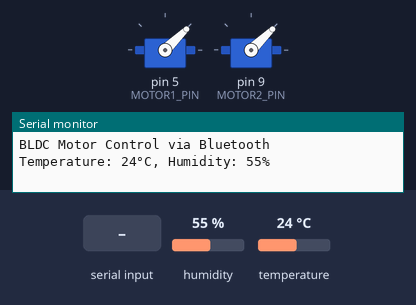
The sketch below on a simulated Arduino Uno, built with avr-gcc and run on an emulated ATmega328P. Parts: 2 × servo, the last lines printed to the serial monitor. The inputs (shaded band) are chosen by the test bench; at power-on: humidity 55 %, temperature 24 °C.

Above: at 1.2 s.
1.3 s: "left\n" received over Serial
At 4.4 s:
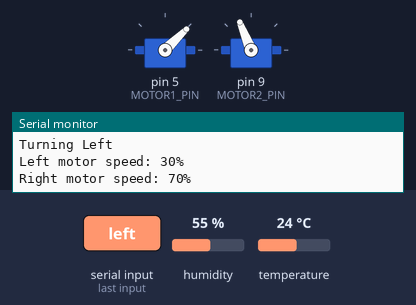
7.2 s: "right\n" received over Serial
At 10.6 s:
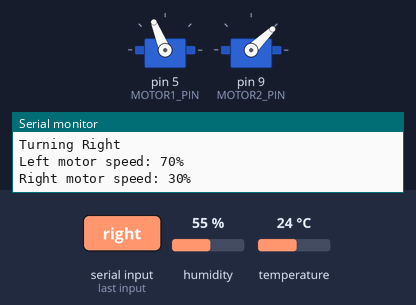
12.9 s: "90\n" received over Serial
At 14.4 s:
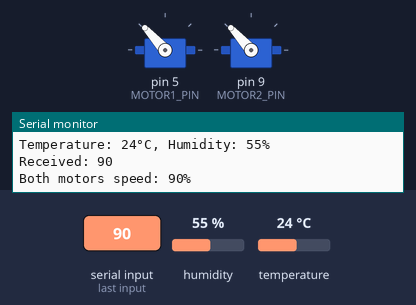
15.5 s: "L90\n" received over Serial
At 17.7 s:
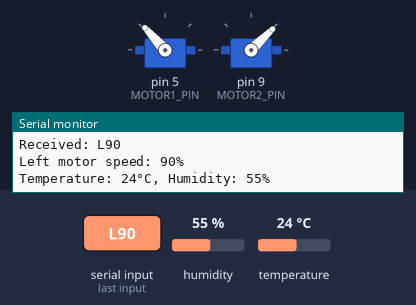
18.1 s: "R90\n" received over Serial
At 19.8 s:
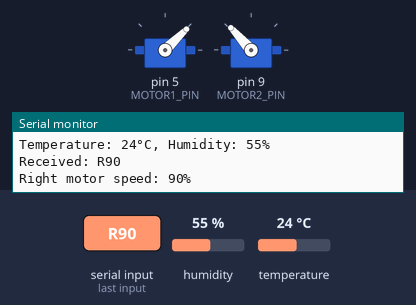
20.7 s: "-\n" received over Serial
At 22.9 s:
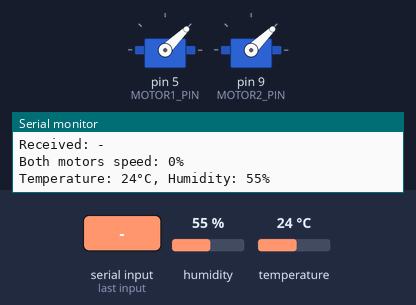
Timing chart, 0 to 24.3 s (numbered marks = the images above; inputs shaded):
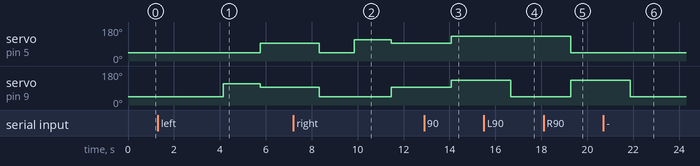

Measured:
- after the input at 1.3 s, servo on pin 5 (MOTOR1_PIN): 44° → 93° after 4.5 s; servo on pin 9 (MOTOR2_PIN): 44° → 112° after 2.8 s, → 93° 1.6 s later
- after the input at 7.2 s, servo on pin 5 (MOTOR1_PIN): 93° → 44° after 1.1 s, → 112° 1.5 s later, → 93° 1.6 s later; servo on pin 9 (MOTOR2_PIN): 93° → 44° after 1.1 s, → 93° 3.1 s later
- after the input at 12.9 s, servo on pin 5 (MOTOR1_PIN), servo on pin 9 (MOTOR2_PIN): 93° → 132° after 1.2 s
- after the input at 15.5 s, servo on pin 9 (MOTOR2_PIN): 132° → 44° after 1.2 s
- after the input at 18.1 s, servo on pin 5 (MOTOR1_PIN): 132° → 44° after 1.2 s; servo on pin 9 (MOTOR2_PIN): 44° → 132° after 1.2 s
- after the input at 20.7 s, servo on pin 9 (MOTOR2_PIN): 132° → 44° after 1.2 s

The sketch:

capstone_control_code.ino
```cpp
#include <Servo.h>
#include <SoftwareSerial.h>
#include <DHT11.h>

#define TURN_DELAY 1500    // 1.5 seconds
#define NORMAL_SPEED 1500  // 50% speed for normal movement

// Motor Pins
#define MOTOR1_PIN 5  // Left motor
#define MOTOR2_PIN 9   // Right motor

// DHT Sensor Pin & Type
#define DHTPIN 6      // DHT11 connected to digital pin 3
DHT11 dht11(DHTPIN);

// Bluetooth RX/TX Pins
#define BT_RX 1
#define BT_TX 0

// Servo Objects for Motors
Servo motor1;
Servo motor2;

// DHT Sensor Object
//DHT dht(DHT_PIN, DHT_TYPE);

// Bluetooth Serial
SoftwareSerial bluetooth(BT_RX, BT_TX);

void setup() {
    Serial.begin(9600);
    bluetooth.begin(9600);

    Serial.println("BLDC Motor Control via Bluetooth");
    bluetooth.println("BLDC Motor Control via Bluetooth");

    motor1.attach(MOTOR1_PIN);
    motor2.attach(MOTOR2_PIN);

    // Initialize motors to stopped position
    motor1.writeMicroseconds(1000);
    motor2.writeMicroseconds(1000);

//    dht.begin();
}

void loop() {
    if (Serial.available() > 0) {
        String command = Serial.readStringUntil('\n');
        command.trim();
        Serial.println("Received: " + command);
        bluetooth.println("Received: " + command);

        processCommand(command);
    } else {
        sendDHTData();
    }
}

//void processCommand(String command) {
//    int leftSpeed = 1000, rightSpeed = 1000; // Default: motors off
//
//    if (command.startsWith("L") && command.indexOf("R") > 0) {
//        // Independent Motor Control: Lx Rx format
//        int lIndex = command.indexOf("L");
//        int rIndex = command.indexOf("R");
//        int leftValue = command.substring(lIndex + 1, rIndex).toInt();
//        int rightValue = command.substring(rIndex + 1).toInt();
//
//        if (leftValue >= 0 && leftValue <= 100) {
////            leftSpeed = map(leftValue, 0, 100, 1000, 2000);
//            leftSpeed = 1000 + (2000 - 1000) * (leftValue/100);
//            Serial.println("Left motor speed: " + String(leftValue) + "%");
//            bluetooth.println("Left motor speed: " + String(leftValue) + "%");
//        }
//
//        if (rightValue >= 0 && rightValue <= 100) {
////            rightSpeed = map(rightValue, 0, 100, 1000, 2000);
//            rightSpeed = 1000 + (2000 - 1000) * (rightValue/100);
//            Serial.println("Right motor speed: " + String(rightValue) + "%");
//            bluetooth.println("Right motor speed: " + String(rightValue) + "%");
//        }
//    }
//    else if (command.startsWith("L")) {
//        int leftValue = command.substring(1).toInt();
//        if (leftValue >= 0 && leftValue <= 100) {
//            leftSpeed = 1000 + (2000 - 1000) * (leftValue / 100.0);
//            Serial.println("Left motor speed: " + String(leftValue) + "%");
//            bluetooth.println("Left motor speed: " + String(leftValue) + "%");
//        }
//    }
//    else if (command.startsWith("R")) {
//        int rightValue = command.substring(1).toInt();
//        if (rightValue >= 0 && rightValue <= 100) {
//            rightSpeed = 1000 + (2000 - 1000) * (rightValue / 100.0);
//            Serial.println("Right motor speed: " + String(rightValue) + "%");
//            bluetooth.println("Right motor speed: " + String(rightValue) + "%");
//        }
//    }
//    else if (command.toInt() >= 0 && command.toInt() <= 100) {
//        // Single-Speed Command: Both motors same speed
//        int speedValue = command.toInt();
////        leftSpeed = rightSpeed = map(speedValue, 0, 100, 1000, 2000);
//        leftSpeed = rightSpeed = 1000 + (2000 - 1000) * (speedValue/100.0);
//        Serial.println("Both motors speed: " + String(speedValue) + "%");
//        bluetooth.println("Both motors speed: " + String(speedValue) + "%");
//    }
////    else if (command.equalsIgnoreCase("Left")) {
////        // Turning Left: Left 50%, Right 75%
//////        leftSpeed = map(50, 0, 100, 1000, 2000);
////        leftSpeed = 1300; //1000 + (2000 - 1000) * 0.5;
//////        rightSpeed = map(75, 0, 100, 1000, 2000);
////        rightSpeed = 1600;  //1000 + (2000 - 1000) * 0.75;
////        Serial.println("Turning Left");
////        bluetooth.println("Turning Left");
////    }
////    else if (command.equalsIgnoreCase("Right")) {
////        // Turning Right: Left 75%, Right 50%
//////        leftSpeed = map(75, 0, 100, 1000, 2000);
////        leftSpeed = 1300;  //1000 + (2000 - 1000) * 0.75;
//////        rightSpeed = map(50, 0, 100, 1000, 2000);
////        rightSpeed = 1600;  //1000 + (2000 - 1000) * 0.5;
////        Serial.println("Turning Right");
////        bluetooth.println("Turning Right");
////    }
//      else if (command.equalsIgnoreCase("left")) {
//        // Turning Left: Left 30%, Right 70%
//        leftSpeed = 1300;  // 30% speed
//        rightSpeed = 1700; // 70% speed
//
//        Serial.println("Turning Left");
//        bluetooth.println("Turning Left");
//
//        Serial.println("Left motor speed: 30%");
//        bluetooth.println("Left motor speed: 30%");
//        Serial.println("Right motor speed: 70%");
//        bluetooth.println("Right motor speed: 70%");
//    }
//    else if (command.equalsIgnoreCase("right")) {
//        // Turning Right: Left 70%, Right 30%
//        leftSpeed = 1700;  // 70% speed
//        rightSpeed = 1300; // 30% speed
//
//        Serial.println("Turning Right");
//        bluetooth.println("Turning Right");
//
//        Serial.println("Left motor speed: 70%");
//        bluetooth.println("Left motor speed: 70%");
//        Serial.println("Right motor speed: 30%");
//        bluetooth.println("Right motor speed: 30%");
//    }
//    else {
//        Serial.println("Invalid Command!");
//        bluetooth.println("Invalid Command!");
//        return;
//    }
//
//    // Apply speeds to motors
//    motor1.writeMicroseconds(leftSpeed);
//    motor2.writeMicroseconds(rightSpeed);
//}


void processCommand(String command) {
    int leftSpeed = 1000, rightSpeed = 1000; // Default: motors off
    bool validCommand = false;  // Flag to track if command was valid

    // Check text commands first, before numeric checks
    if (command.equalsIgnoreCase("stop")) {
        leftSpeed = 1000;  // 0% speed
        rightSpeed = 1000; // 0% speed

        Serial.println("Stopping Motors");
        bluetooth.println("Stopping Motors");

        Serial.println("Both motors stopped");
        bluetooth.println("Both motors stopped");
        validCommand = true;
    }
//    else if (command.equalsIgnoreCase("left")) {
//        leftSpeed = 1300;  // 30% speed
//        rightSpeed = 1700; // 70% speed
//
//        Serial.println("Turning Left");
//        bluetooth.println("Turning Left");
//
//        Serial.println("Left motor speed: 30%");
//        bluetooth.println("Left motor speed: 30%");
//        Serial.println("Right motor speed: 70%");
//        bluetooth.println("Right motor speed: 70%");
//        validCommand = true;
//    }
//    else if (command.equalsIgnoreCase("right")) {
//        leftSpeed = 1700;  // 70% speed
//        rightSpeed = 1300; // 30% speed
//
//        Serial.println("Turning Right");
//        bluetooth.println("Turning Right");
//
//        Serial.println("Left motor speed: 70%");
//        bluetooth.println("Left motor speed: 70%");
//        Serial.println("Right motor speed: 30%");
//        bluetooth.println("Right motor speed: 30%");
//        validCommand = true;
//    }
      else if (command.equalsIgnoreCase("left")) {
        // Step 1: Stop both motors
        motor1.writeMicroseconds(1000);
        motor2.writeMicroseconds(1000);
        Serial.println("Stopping before turn");
        bluetooth.println("Stopping before turn");
        delay(TURN_DELAY);

        // Step 2: Execute turn
        motor1.writeMicroseconds(1000);  // 0% speed
        motor2.writeMicroseconds(1700);  // 70% speed
        Serial.println("Turning Left");
        bluetooth.println("Turning Left");
        Serial.println("Left motor speed: 30%");
        bluetooth.println("Left motor speed: 30%");
        Serial.println("Right motor speed: 70%");
        bluetooth.println("Right motor speed: 70%");
        delay(TURN_DELAY);

        // Step 3: Resume normal speed
        leftSpeed = NORMAL_SPEED;
        rightSpeed = NORMAL_SPEED;
        Serial.println("Resuming normal speed");
        bluetooth.println("Resuming normal speed");
        Serial.println("Both motors speed: 50%");
        bluetooth.println("Both motors speed: 50%");
        validCommand = true;
    }
    else if (command.equalsIgnoreCase("right")) {
        // Step 1: Stop both motors
        motor1.writeMicroseconds(1000);
        motor2.writeMicroseconds(1000);
        Serial.println("Stopping before turn");
        bluetooth.println("Stopping before turn");
        delay(TURN_DELAY);

        // Step 2: Execute turn
        motor1.writeMicroseconds(1700);  // 70% speed
        motor2.writeMicroseconds(1000);  // 30% speed
        Serial.println("Turning Right");
        bluetooth.println("Turning Right");
        Serial.println("Left motor speed: 70%");
        bluetooth.println("Left motor speed: 70%");
        Serial.println("Right motor speed: 30%");
        bluetooth.println("Right motor speed: 30%");
        delay(TURN_DELAY);

        // Step 3: Resume normal speed
        leftSpeed = NORMAL_SPEED;
        rightSpeed = NORMAL_SPEED;
        Serial.println("Resuming normal speed");
        bluetooth.println("Resuming normal speed");
        Serial.println("Both motors speed: 50%");
        bluetooth.println("Both motors speed: 50%");
        validCommand = true;
    }
    else if (command.startsWith("L") && command.indexOf("R") > 0) {
        int lIndex = command.indexOf("L");
        int rIndex = command.indexOf("R");
        int leftValue = command.substring(lIndex + 1, rIndex).toInt();
        int rightValue = command.substring(rIndex + 1).toInt();

        if (leftValue >= 0 && leftValue <= 100 && rightValue >= 0 && rightValue <= 100) {
            leftSpeed = 1000 + (leftValue * 10);
            rightSpeed = 1000 + (rightValue * 10);
            Serial.println("Left motor speed: " + String(leftValue) + "%");
            bluetooth.println("Left motor speed: " + String(leftValue) + "%");
            Serial.println("Right motor speed: " + String(rightValue) + "%");
            bluetooth.println("Right motor speed: " + String(rightValue) + "%");
            validCommand = true;
        }
    }
    else if (command.startsWith("L")) {
        int leftValue = command.substring(1).toInt();
        if (leftValue >= 0 && leftValue <= 100) {
            leftSpeed = 1000 + (leftValue * 10);
            Serial.println("Left motor speed: " + String(leftValue) + "%");
            bluetooth.println("Left motor speed: " + String(leftValue) + "%");
            validCommand = true;
        }
    }
    else if (command.startsWith("R")) {
        int rightValue = command.substring(1).toInt();
        if (rightValue >= 0 && rightValue <= 100) {
            rightSpeed = 1000 + (rightValue * 10);
            Serial.println("Right motor speed: " + String(rightValue) + "%");
            bluetooth.println("Right motor speed: " + String(rightValue) + "%");
            validCommand = true;
        }
    }
    else if (isNumber(command) && command.toInt() >= 0 && command.toInt() <= 100) {
        // Single-Speed Command: Both motors same speed
        int speedValue = command.toInt();
        leftSpeed = rightSpeed = 1000 + (speedValue * 10);
        Serial.println("Both motors speed: " + String(speedValue) + "%");
        bluetooth.println("Both motors speed: " + String(speedValue) + "%");
        validCommand = true;
    }

    if (!validCommand) {
        Serial.println("Error: Invalid Command!");
        Serial.println("Valid commands are:");
        Serial.println("- 'stop': Stops both motors");
        Serial.println("- 'left': Turn left");
        Serial.println("- 'right': Turn right");
        Serial.println("- 'L[0-100]': Set left motor speed (0-100%)");
        Serial.println("- 'R[0-100]': Set right motor speed (0-100%)");
        Serial.println("- 'L[0-100]R[0-100]': Set both motor speeds");
        Serial.println("- '[0-100]': Set both motors to same speed");

        bluetooth.println("Error: Invalid Command!");
        bluetooth.println("Valid commands are:");
        bluetooth.println("- 'stop': Stops both motors");
        bluetooth.println("- 'left': Turn left");
        bluetooth.println("- 'right': Turn right");
        bluetooth.println("- 'L[0-100]': Set left motor speed (0-100%)");
        bluetooth.println("- 'R[0-100]': Set right motor speed (0-100%)");
        bluetooth.println("- 'L[0-100]R[0-100]': Set both motor speeds");
        bluetooth.println("- '[0-100]': Set both motors to same speed");
        return;
    }

    // Apply speeds to motors
    motor1.writeMicroseconds(leftSpeed);
    motor2.writeMicroseconds(rightSpeed);
}

// Helper function to check if a string is a valid number
bool isNumber(String str) {
    for(unsigned int i = 0; i < str.length(); i++) {
        if(i == 0 && str.charAt(i) == '-') continue; // Handle negative numbers
        if(!isDigit(str.charAt(i))) return false;
    }
    return true;
}

void sendDHTData() {
//    float temperature = dht.readTemperature();
//    float humidity = dht.readHumidity();
      int temperature = 0;
      int humidity = 0;
      int result = dht11.readTemperatureHumidity(temperature, humidity);

//    if (!isnan(temperature) && !isnan(humidity)) {
//        Serial.println();
//        bluetooth.print("Temp: ");
//        bluetooth.print(temperature);
//        bluetooth.print("°C, Humidity: ");
//        bluetooth.print(humidity);
//        bluetooth.println("%");
//    } else {
//        Serial.println();
//        bluetooth.println("DHT Read Error!");
//    }
      if (result == 0) {
        // If successful, print the values to the serial monitor and transmit via Bluetooth.
        String data = "Temperature: " + String(temperature) + "°C, Humidity: " + String(humidity) + "%";

        // Output to Serial for debugging.
        Serial.println(data);

        // Transmit the data over Bluetooth.
        bluetooth.println(data);
    } else {
        // Print error message to Serial and transmit over Bluetooth.
        String errorMessage = DHT11::getErrorString(result);
        Serial.println(errorMessage);
        bluetooth.println(errorMessage);
    }

    delay(2000); // Send data every 2 seconds
}
```
